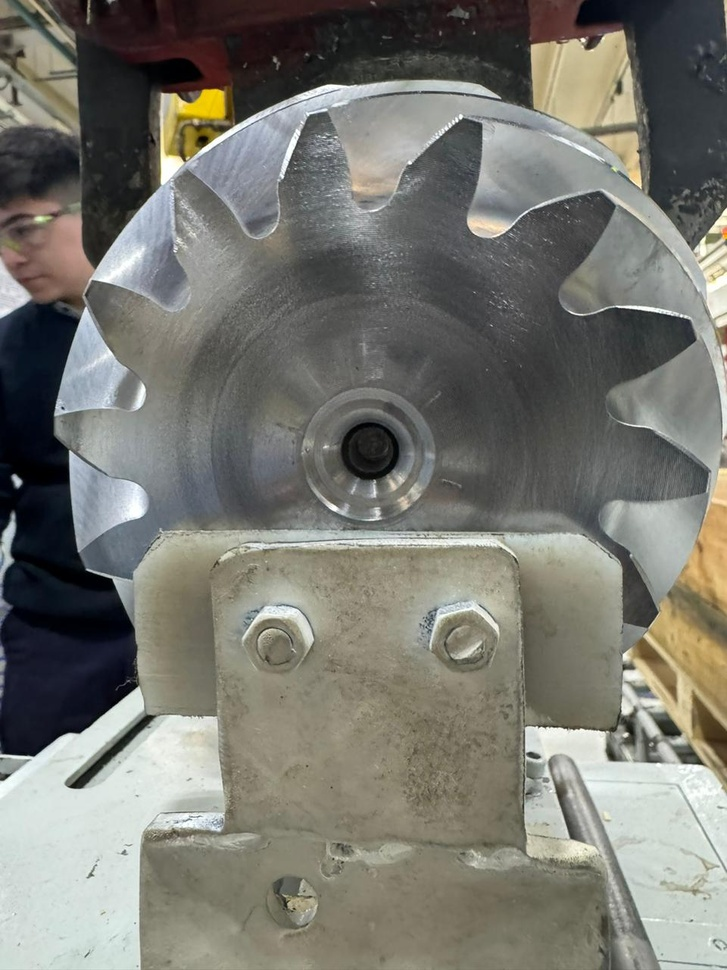
#> input picture Tutoriales/Engranaje/BLANDO/DIENTE_1.jpeg, 727 x 970 px, shrunk from 960 x 1280 before the run, given in place of DIENTE_1.jpg, which was not available
$ jupyter execute --allow-errors pinon.ipynb
#> lines starting #> are read from the running program, lines starting #| are printed output that depends on the picture; pictures that were not available may be replaced by others from this repository, and a replacement may not be noted
[cell 1]
import cv2
import numpy as np

[cell 2]
def plot_image(img):
    print(img.shape)
    plt.axis("off")
    plt.imshow(img)

[cell 3]
# Cargar la imagen
img = cv2.imread('BLANDO/DIENTE_1.jpg', cv2.IMREAD_GRAYSCALE)
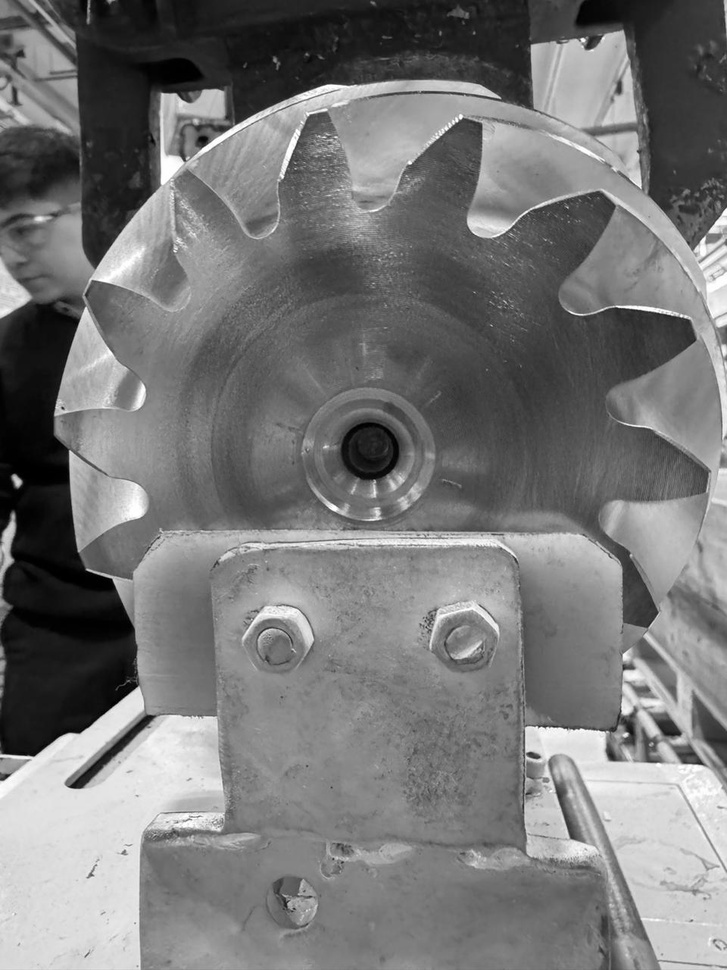
#> img: shape (970, 727); min 0, max 255, mean 118.8

[cell 4]
# Aplicar el filtro de Robert
robert_x = np.array([[1, 0], [0, -1]], dtype=np.float32)
robert_y = np.array([[0, 1], [-1, 0]], dtype=np.float32)

grad_x = cv2.filter2D(img, -1, robert_x)
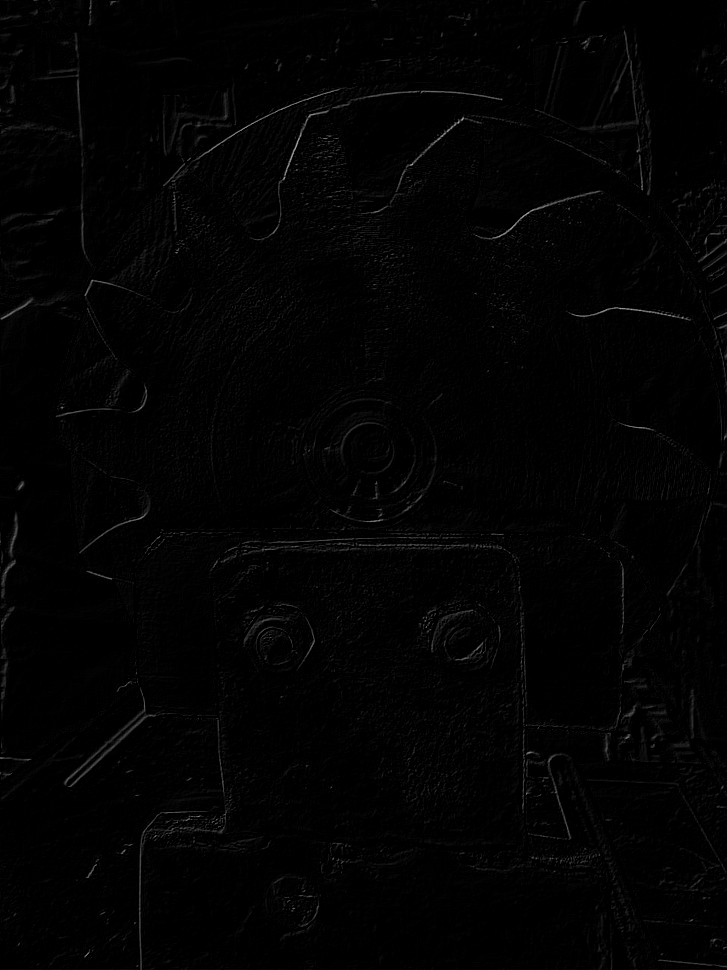
#> grad_x: shape (970, 727); min 0, max 170, mean 2.7
grad_y = cv2.filter2D(img, -1, robert_y)

# Calcular el gradiente total (magnitud)
#> (the rest of this cell did not finish here and is left out)

$ run again, with Tutoriales/Engranaje/BLANDO/DIENTE_2.jpeg copied over Tutoriales/Engranaje/BLANDO/DIENTE_1.jpeg
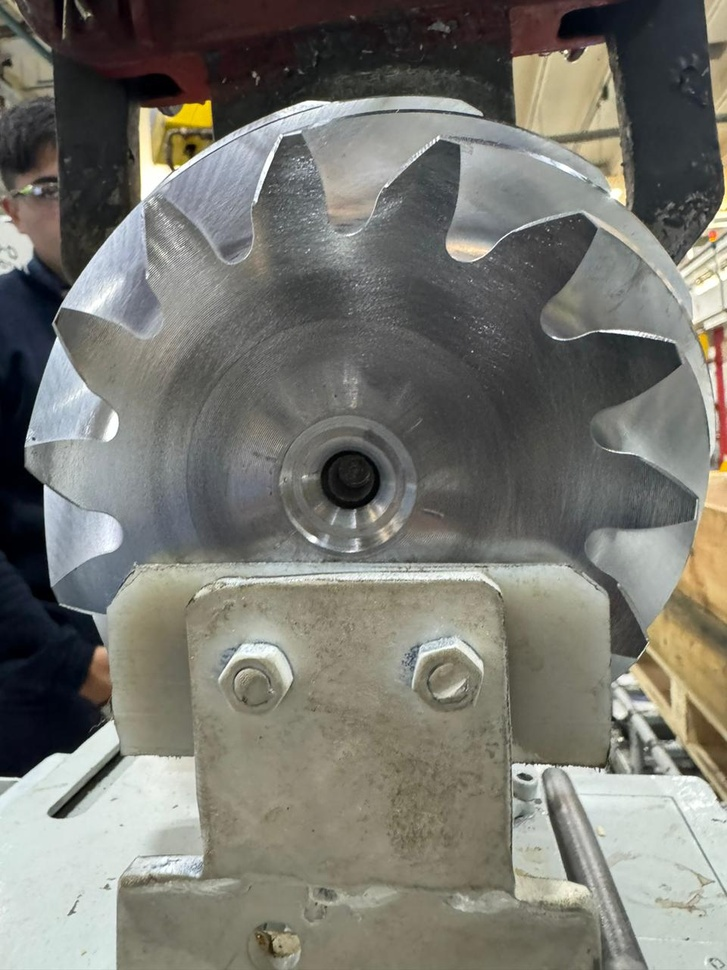
#> input picture Tutoriales/Engranaje/BLANDO/DIENTE_2.jpeg, 727 x 970 px, shrunk from 960 x 1280 before the run, given in place of DIENTE_1.jpg, which was not available
#> `img = cv2.imread('BLANDO/DIENTE_1.jpg', cv2.IMREAD_GRAYSCALE)`:
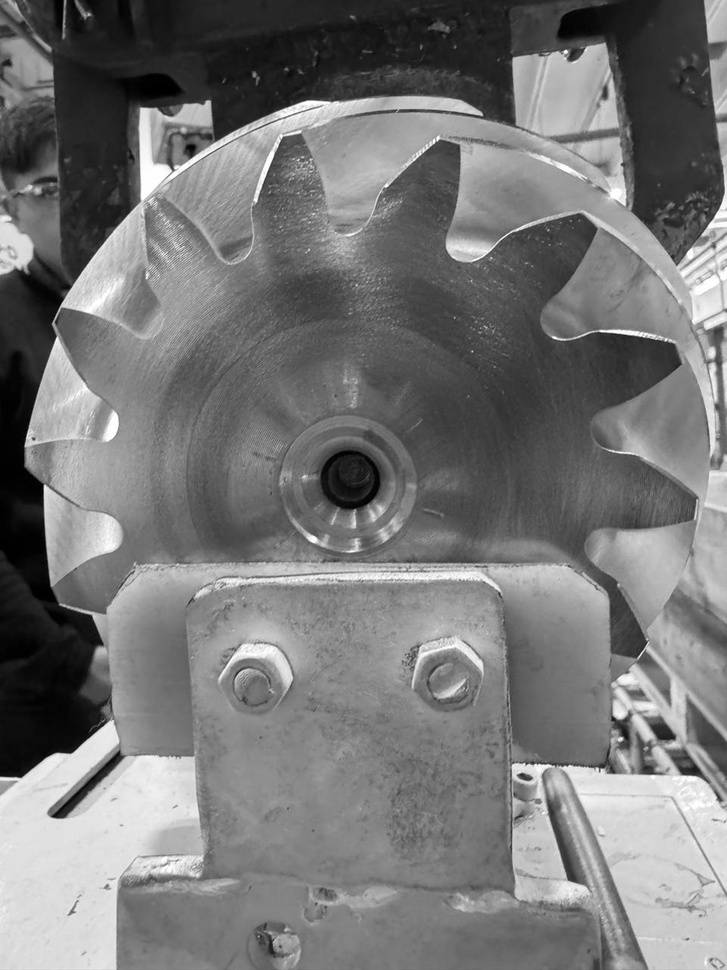
#> img: shape (970, 727); min 0, max 255, mean 118.7
#> `grad_x = cv2.filter2D(img, -1, robert_x)`:
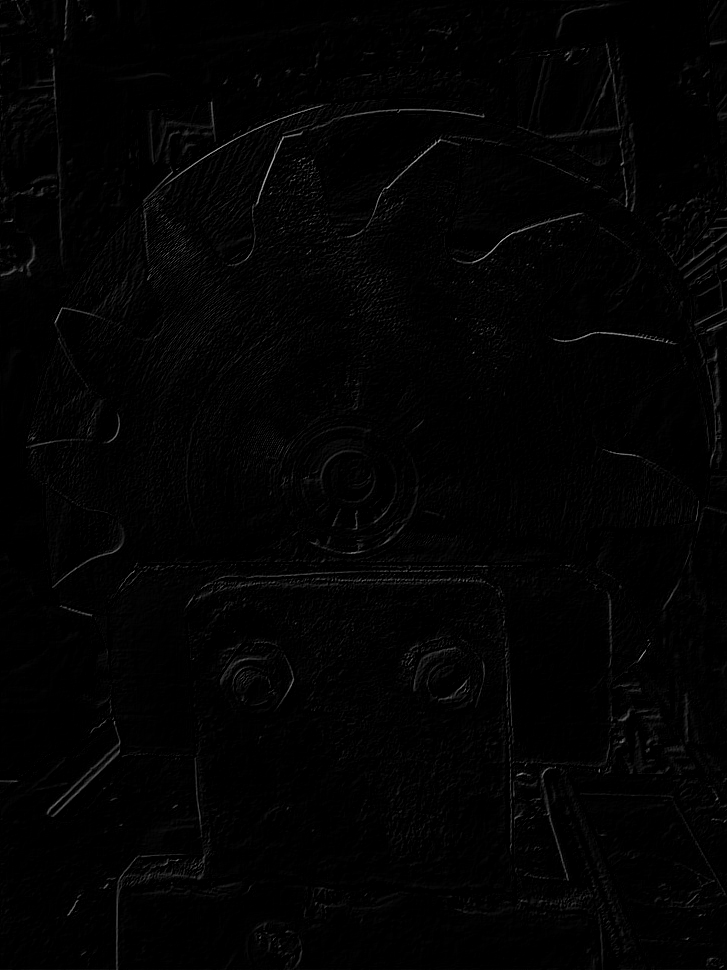
#> grad_x: shape (970, 727); min 0, max 176, mean 2.9

$ run again, with Tutoriales/Engranaje/BLANDO/WhatsApp Image 2024-07-18 at 09.10.28 (2).jpeg copied over Tutoriales/Engranaje/BLANDO/DIENTE_1.jpeg
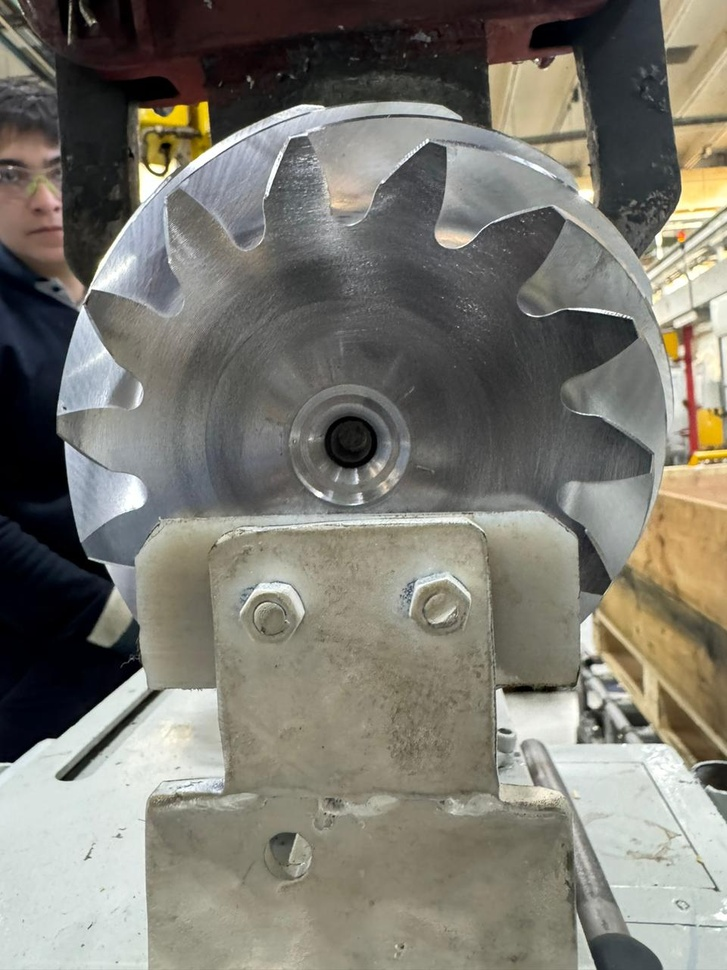
#> input picture Tutoriales/Engranaje/BLANDO/WhatsApp Image 2024-07-18 at 09.10.28 (2).jpeg, 727 x 970 px, shrunk from 960 x 1280 before the run, given in place of DIENTE_1.jpg, which was not available
#> `img = cv2.imread('BLANDO/DIENTE_1.jpg', cv2.IMREAD_GRAYSCALE)`:
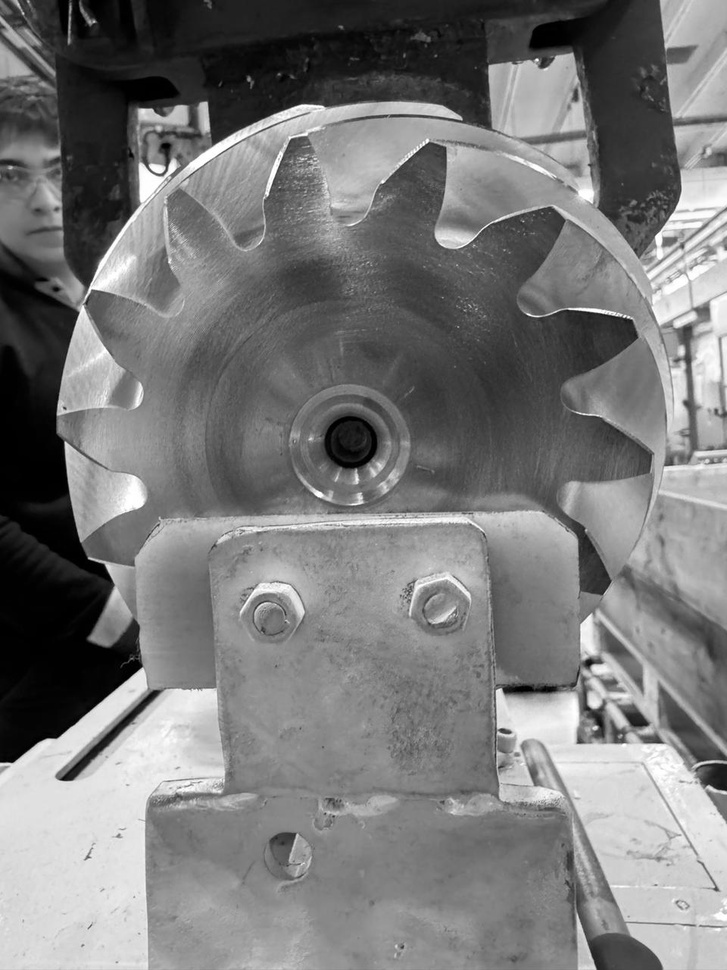
#> img: shape (970, 727); min 0, max 255, mean 121.1
#> `grad_y = cv2.filter2D(img, -1, robert_y)`:
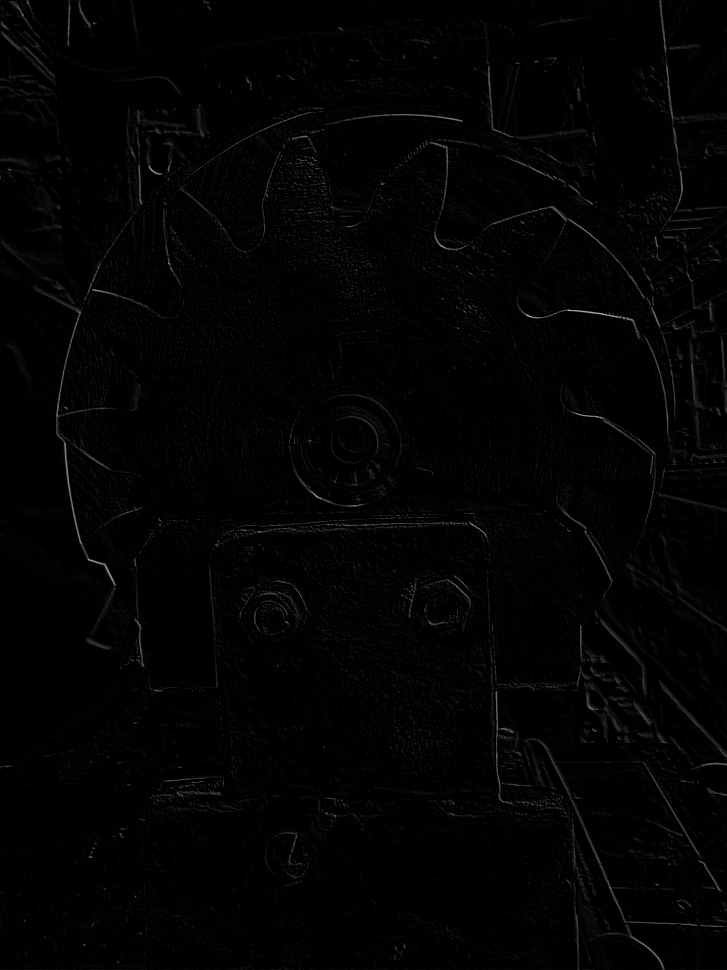
#> grad_y: shape (970, 727); min 0, max 193, mean 2.8
